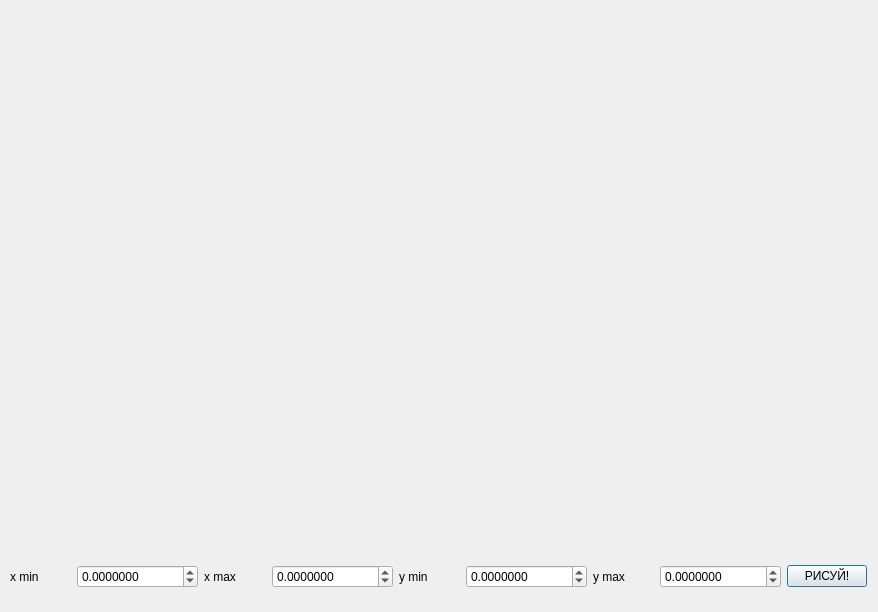
<?xml version="1.0" encoding="UTF-8"?>
<ui version="4.0">
 <class>Dialog</class>
 <widget class="QDialog" name="Dialog">
  <property name="geometry">
   <rect>
    <x>0</x>
    <y>0</y>
    <width>878</width>
    <height>612</height>
   </rect>
  </property>
  <property name="windowTitle">
   <string>Dialog</string>
  </property>
  <widget class="QCustomPlot" name="plot" native="true">
   <property name="geometry">
    <rect>
     <x>29</x>
     <y>39</y>
     <width>821</width>
     <height>511</height>
    </rect>
   </property>
   <property name="sizePolicy">
    <sizepolicy hsizetype="MinimumExpanding" vsizetype="Minimum">
     <horstretch>0</horstretch>
     <verstretch>0</verstretch>
    </sizepolicy>
   </property>
   <property name="minimumSize">
    <size>
     <width>120</width>
     <height>80</height>
    </size>
   </property>
  </widget>
  <widget class="QWidget" name="layoutWidget">
   <property name="geometry">
    <rect>
     <x>10</x>
     <y>560</y>
     <width>857</width>
     <height>33</height>
    </rect>
   </property>
   <layout class="QHBoxLayout" name="horizontalLayout">
    <item>
     <widget class="QLabel" name="label">
      <property name="text">
       <string>x min</string>
      </property>
     </widget>
    </item>
    <item>
     <widget class="QDoubleSpinBox" name="x_min">
      <property name="decimals">
       <number>7</number>
      </property>
      <property name="minimum">
       <double>-1000000.000000000000000</double>
      </property>
      <property name="maximum">
       <double>1000000.000000000000000</double>
      </property>
     </widget>
    </item>
    <item>
     <widget class="QLabel" name="label_2">
      <property name="text">
       <string>x max</string>
      </property>
     </widget>
    </item>
    <item>
     <widget class="QDoubleSpinBox" name="x_max">
      <property name="decimals">
       <number>7</number>
      </property>
      <property name="minimum">
       <double>-1000000.000000000000000</double>
      </property>
      <property name="maximum">
       <double>1000000.000000000000000</double>
      </property>
     </widget>
    </item>
    <item>
     <widget class="QLabel" name="label_3">
      <property name="text">
       <string>y min</string>
      </property>
     </widget>
    </item>
    <item>
     <widget class="QDoubleSpinBox" name="y_min">
      <property name="decimals">
       <number>7</number>
      </property>
      <property name="minimum">
       <double>-1000000.000000000000000</double>
      </property>
      <property name="maximum">
       <double>1000000.000000000000000</double>
      </property>
     </widget>
    </item>
    <item>
     <widget class="QLabel" name="label_4">
      <property name="text">
       <string>y max</string>
      </property>
     </widget>
    </item>
    <item>
     <widget class="QDoubleSpinBox" name="y_max">
      <property name="decimals">
       <number>7</number>
      </property>
      <property name="minimum">
       <double>-1000000.000000000000000</double>
      </property>
      <property name="maximum">
       <double>1000000.000000000000000</double>
      </property>
     </widget>
    </item>
    <item>
     <widget class="QPushButton" name="draw">
      <property name="text">
       <string>РИСУЙ!</string>
      </property>
     </widget>
    </item>
   </layout>
  </widget>
 </widget>
 <customwidgets>
  <customwidget>
   <class>QCustomPlot</class>
   <extends>QWidget</extends>
   <header location="global">c/lib/qcustomplot.h</header>
   <container>1</container>
  </customwidget>
 </customwidgets>
 <resources/>
 <connections/>
</ui>
